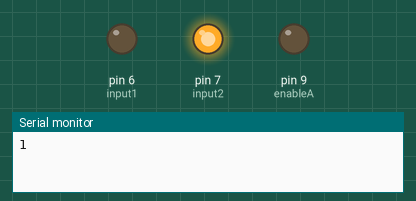
Simulated run of this sketch. Board: Arduino Uno, built with avr-gcc and run on an emulated ATmega328P. Parts: output pins drawn as LEDs (lit = HIGH), the last lines printed to the serial monitor.

Above: at 0.07 s.
At 9.98 s:
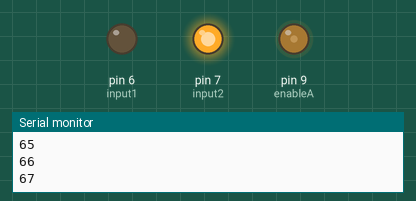
At 19.89 s:
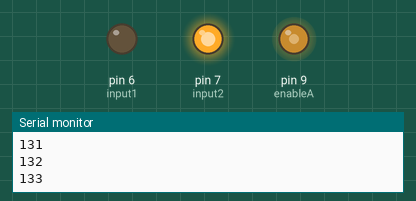
At 29.8 s:
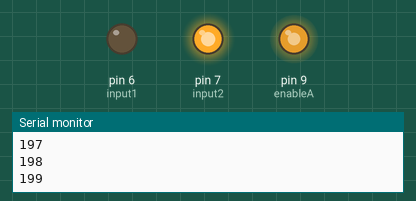
At 37.01 s:
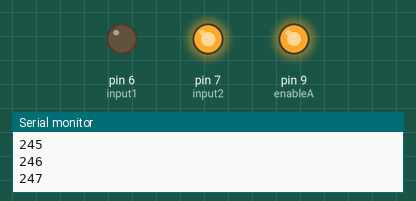
At 39.87 s:
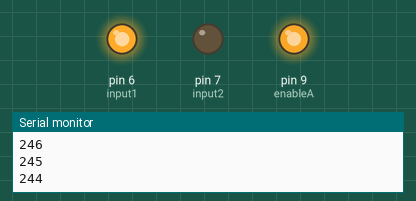
Timing chart, 0 to 40.0 s (numbered marks = the images above):
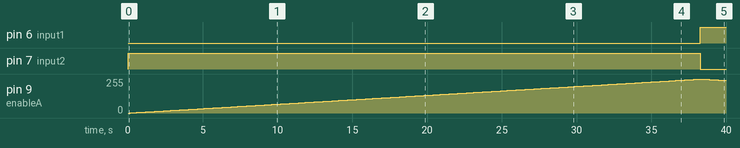

Measured:
- by itself, pin 6 (input1): LOW → HIGH at 38.3 s
- by itself, pin 7 (input2): HIGH → LOW at 38.3 s
- by itself, pin 9 (enableA): rises from 0/255 to 255/255 in 38.1 s, then falls to 244/255 in 1.7 s

The sketch:

PWM_Test.ino
```cpp
#define enableA 9
#define input1 6
#define input2 7

int forward = true;
int pwmValue = 0;

void setup() {

  Serial.begin(9600);

  pinMode(enableA, OUTPUT);
  pinMode(input1, OUTPUT);
  pinMode(input2, OUTPUT);

  digitalWrite(input1, LOW);
  digitalWrite(input2, HIGH);

}

void loop() {

  if(pwmValue >= 255){
    forward = false;
    digitalWrite(input1, HIGH);
    digitalWrite(input2, LOW);
  }else if(pwmValue <= 0){
    forward = true;
    digitalWrite(input1, LOW);
    digitalWrite(input2, HIGH);

  }

  if(forward){
    analogWrite(enableA, pwmValue++);
  }else{
    analogWrite(enableA, pwmValue--);
  }


  Serial.println(pwmValue);

  delay(150);

}
```
